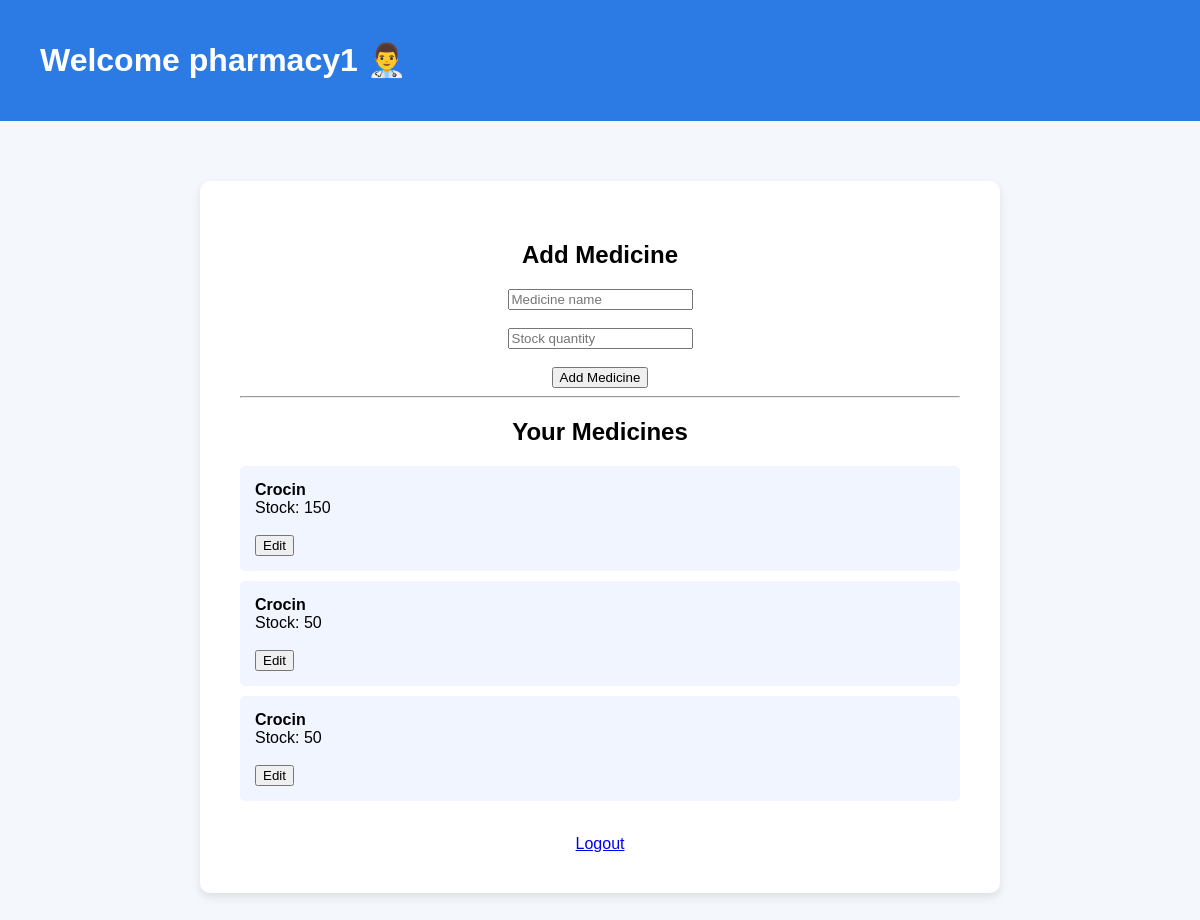
The page /dashboard (signed in) on the database as committed earlier.
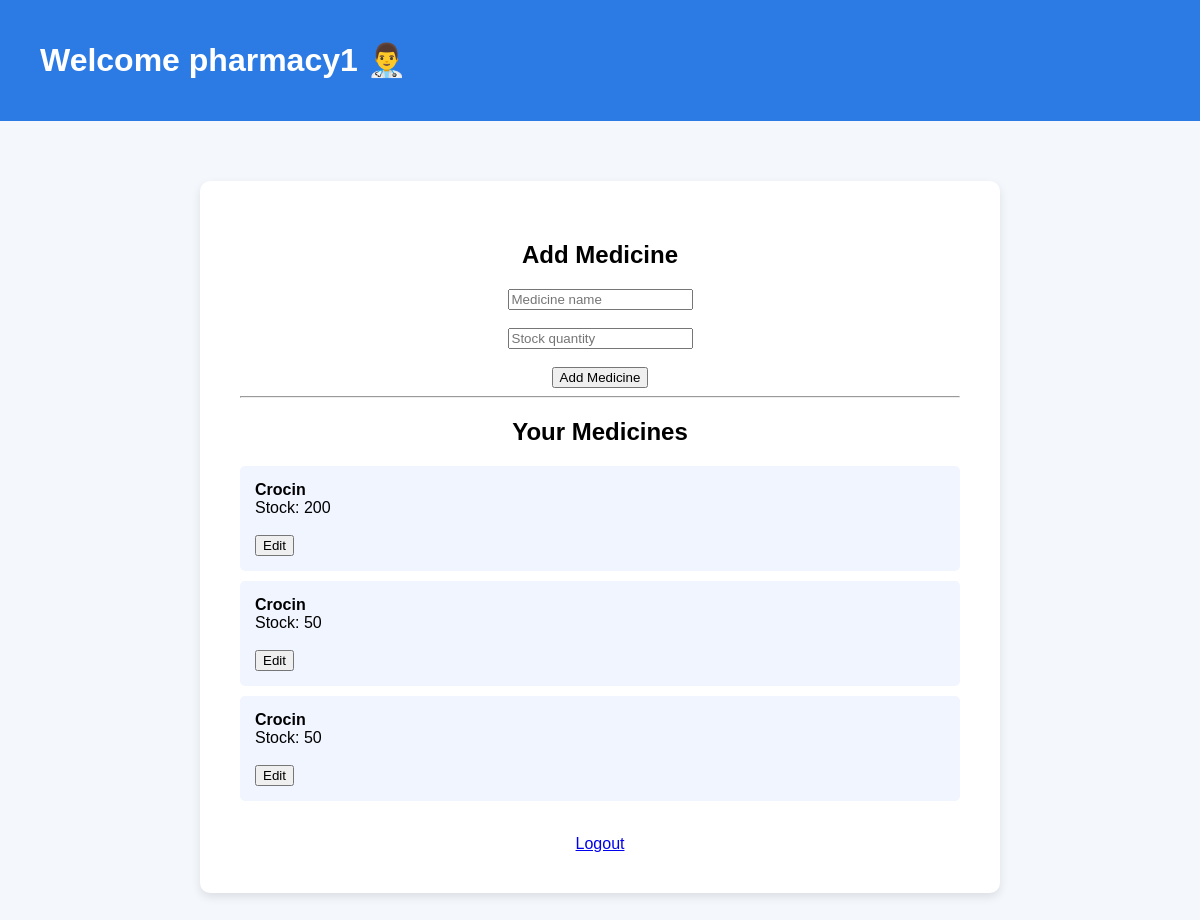
The same page on the database as committed later.
### tables this page shows
CREATE TABLE medicines (
    id INTEGER PRIMARY KEY AUTOINCREMENT,
    name TEXT NOT NULL,
    shop TEXT NOT NULL,
    stock INTEGER NOT NULL
);

### app.py (the view)
@app.route("/dashboard", methods=["GET", "POST"])
def dashboard():
    if "user" not in session:
        return redirect("/login")
    shop = session["user"]
    if request.method == "POST":
        name = request.form["name"]
        stock = request.form["stock"]
        add_medicine(name, stock, shop)
    medicines = get_pharmacy_medicines(shop)
    return render_template("dashboard.html", user=shop, medicines=medicines)

### app.py (called while the page is built)
def get_pharmacy_medicines(shop):
    conn = sqlite3.connect("pharma.db")
    cursor = conn.cursor()
    cursor.execute(
        "SELECT id, name, stock FROM medicines WHERE shop = ?",
        (shop,)
    )
    medicines = cursor.fetchall()
    conn.close()
    return medicines

### templates/dashboard.html (shortened to what this page needs)
<!DOCTYPE html>
<html>
<head>
    <link rel="stylesheet" href="{{ url_for('static', filename='style.css') }}">
</head>
<body>
<header>
    <h1>Welcome {{ user }} 👨‍⚕️</h1>
</header>
<div class="container">
    <h2>Add Medicine</h2>
    <form method="POST">
        <input type="text" name="name" placeholder="Medicine name" required><br><br>
        <input type="number" name="stock" placeholder="Stock quantity" required><br><br>
        <button type="submit">Add Medicine</button>
    </form>
    <hr>
    <h2>Your Medicines</h2>
    {% if medicines %}
        <ul>
            {% for med in medicines %}
                <li>
                    <strong>{{ med[1] }}</strong><br>
                    Stock: {{ med[2] }}<br><br>
                    <a href="/edit/{{ med[0] }}">
                        <button>Edit</button>
                    </a>
                </li>
            {% endfor %}
        </ul>
    {% else %}
        <p>No medicines added yet.</p>
    {% endif %}
    <br>
    <a href="/logout">Logout</a>
</div>
</body>
</html>

### static/style.css (style rules this page uses)
body { font-family: Arial, sans-serif; background-color: #f4f7fb; margin: 0; padding: 0; }
header { background-color: #2c7be5; color: white; padding: 20px 40px; display: flex; justify-content: space-between; align-items: center; }
.container { width: 60%; margin: 60px auto; background: white; padding: 40px; border-radius: 10px; box-shadow: 0 4px 10px rgba(0,0,0,0.1); text-align: center; }
ul { list-style: none; padding: 0; text-align: left; }
li { background: #f1f5ff; padding: 15px; margin: 10px 0; border-radius: 5px; }

Rows that differ between the two databases and show on the page:
changed medicines (number 1 of 3 on the later page): stock "150" → "200"
